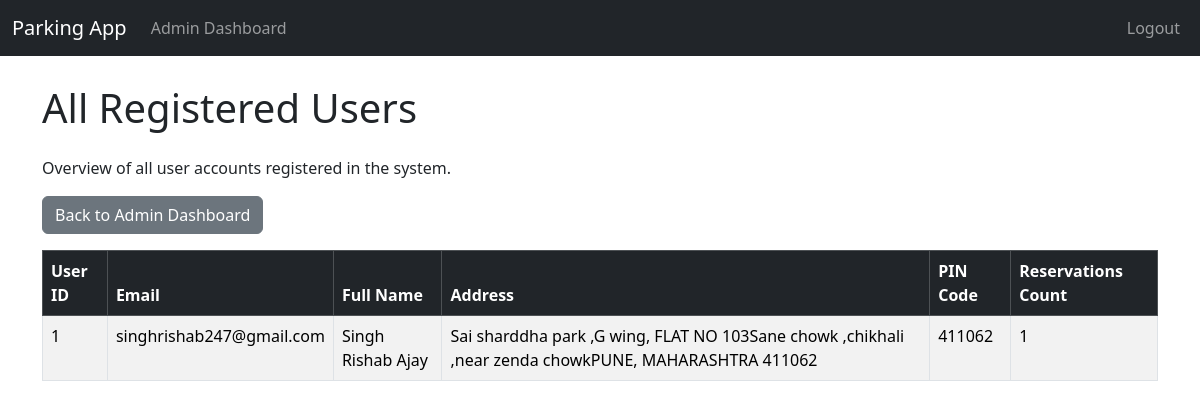
The page /admin/users (signed in) on the database as committed earlier.
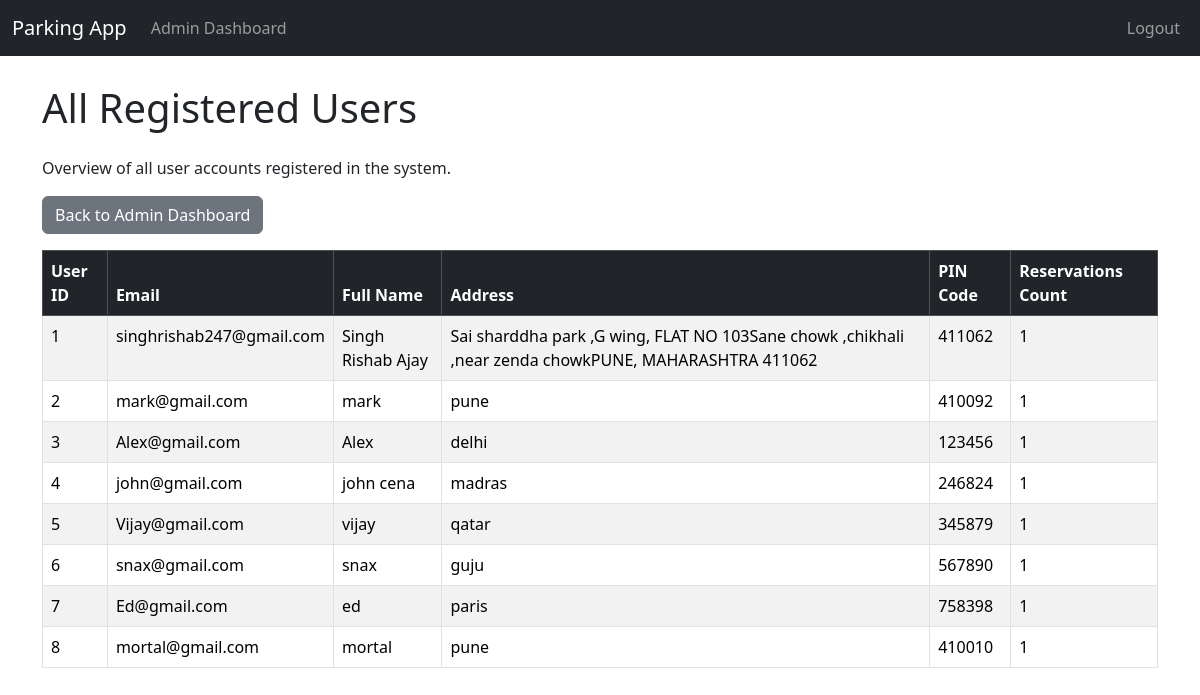
The same page on the database as committed later.
### project_app/models.py (models this page shows, shortened)
class User(db.Model, UserMixin):
    id = db.Column(db.Integer, primary_key=True)
    email_id = db.Column(db.String(120), nullable=False, unique=True)
    password_hash = db.Column(db.String(255), nullable=False)
    fullname = db.Column(db.String(120))
    address = db.Column(db.String(200))
    pin_code = db.Column(db.String(10))
    reservations = db.relationship('Reservation', backref='reserving_user',cascade='all, delete-orphan',lazy=True)
    user_occupied_spot = db.relationship('ParkingSpot', backref='occupied_by_user', uselist=False, foreign_keys='ParkingSpot.user_id',lazy=True)

### project_app/routes.py (the view)
@main.route('/admin/users')
@login_required
def admin_view_users():
    if not isinstance(current_user, Admin):
        flash('You must be an administrator to access this page.','danger')
        return redirect(url_for('main.user_dashboard'))
    all_users = User.query.order_by(User.id.asc()).all()
    return render_template('admin_view_users.html', all_users_data=all_users)

### project_app/templates/admin_view_users.html (shortened to what this page needs)
{% extends "base.html" %}
{% block content %}
    <h1 class="mb-4">All Registered Users</h1>
    <p>Overview of all user accounts registered in the system.</p>
    <a href="{{ url_for('main.admin_dashboard') }}" class="btn btn-secondary mb-3">Back to Admin Dashboard</a>
    {% if all_users_data %}
        <div class="table-responsive">
            <table class="table table-striped table-bordered">
                <thead class="table-dark">
                    <tr>
                        <th>User ID</th>
                        <th>Email</th>
                        <th>Full Name</th>
                        <th>Address</th>
                        <th>PIN Code</th>
                        <th>Reservations Count</th>
                    </tr>
                </thead>
                <tbody>
                    {% for user in all_users_data %}
                        <tr>
                            <td>{{ user.id }}</td>
                            <td>{{ user.email_id }}</td>
                            <td>{{ user.fullname }}</td>
                            <td>{{ user.address }}</td>
                            <td>{{ user.pin_code }}</td>
                            <td>{{ user.reservations|length }}</td>
                        </tr>
                    {% endfor %}
                </tbody>
            </table>
        </div>
    {% else %}
        <p>No registered users found yet.</p>
    {% endif %}
{% endblock %}

Rows that differ between the two databases and show on the page:
added User: id "2", email_id "mark@gmail.com", fullname "mark", address "pune", pin_code "410092", reservations|length "1"
added User: id "3", email_id "Alex@gmail.com", fullname "Alex", address "delhi", pin_code "123456", reservations|length "1"
added User: id "4", email_id "john@gmail.com", fullname "john cena", address "madras", pin_code "246824", reservations|length "1"
added User: id "5", email_id "Vijay@gmail.com", fullname "vijay", address "qatar", pin_code "345879", reservations|length "1"
added User: id "6", email_id "snax@gmail.com", fullname "snax", address "guju", pin_code "567890", reservations|length "1"
added User: id "7", email_id "Ed@gmail.com", fullname "ed", address "paris", pin_code "758398", reservations|length "1"
added User: id "8", email_id "mortal@gmail.com", fullname "mortal", address "pune", pin_code "410010", reservations|length "1"
